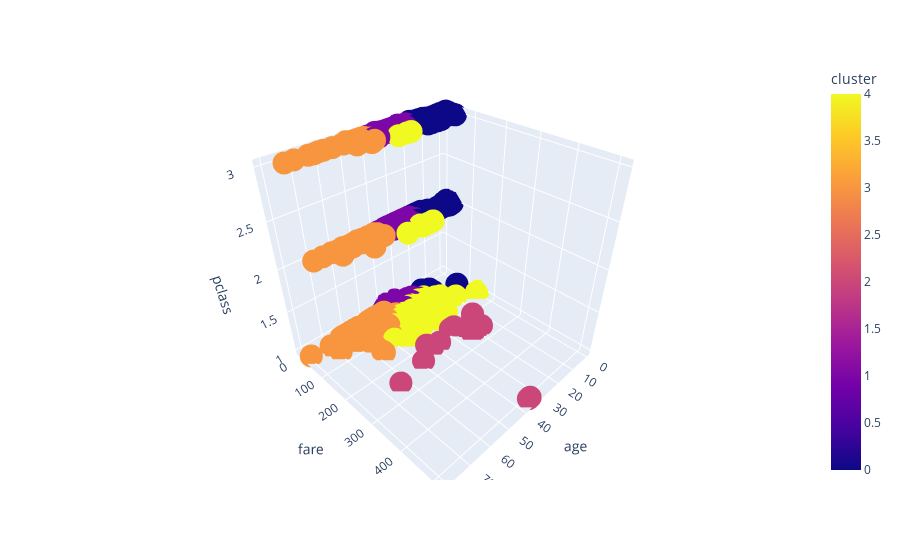

Write notebook code for a chart like this one.
### Code cell
import plotly.express as px
fig=px.scatter_3d(df, x='age' ,z='pclass' ,y='fare' ,color='cluster')
fig.show()

### Figure 1 — Plotly figure (JSON) as saved in the notebook; plotly's stock layout.template omitted (floating-point values rounded to 4 significant figures; data arrays with more than 128 entries replaced by an {"elided": "..."} marker saying what was removed)
{"data": [{"hovertemplate": "age=%{x}<br>fare=%{y}<br>pclass=%{z}<br>cluster=%{marker.color}<extra></extra>", "legendgroup": "", "marker": {"color": {"elided": "891 int values"}, "coloraxis": "coloraxis", "symbol": "circle"}, "mode": "markers", "name": "", "scene": "scene", "showlegend": false, "type": "scatter3d", "x": {"elided": "891 float values"}, "y": {"elided": "891 float values"}, "z": {"elided": "891 int values"}}], "layout": {"coloraxis": {"colorbar": {"title": {"text": "cluster"}}, "colorscale": [[0, "#0d0887"], [0.1111, "#46039f"], [0.2222, "#7201a8"], [0.3333, "#9c179e"], [0.4444, "#bd3786"], [0.5556, "#d8576b"], [0.6667, "#ed7953"], [0.7778, "#fb9f3a"], [0.8889, "#fdca26"], [1, "#f0f921"]]}, "legend": {"tracegroupgap": 0}, "margin": {"t": 60}, "scene": {"domain": {"x": [0, 1], "y": [0, 1]}, "xaxis": {"title": {"text": "age"}}, "yaxis": {"title": {"text": "fare"}}, "zaxis": {"title": {"text": "pclass"}}}}}
